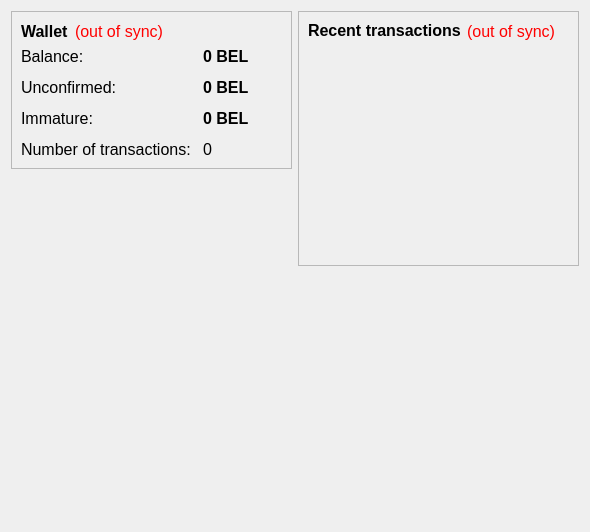
<?xml version="1.0" encoding="UTF-8"?>
<ui version="4.0">
 <class>OverviewPage</class>
 <widget class="QWidget" name="OverviewPage">
  <property name="geometry">
   <rect>
    <x>0</x>
    <y>0</y>
    <width>590</width>
    <height>532</height>
   </rect>
  </property>
  <property name="windowTitle">
   <string>Form</string>
  </property>
  <layout class="QHBoxLayout" name="horizontalLayout" stretch="1,1">
   <item>
    <layout class="QVBoxLayout" name="verticalLayout_2">
     <item>
      <widget class="QFrame" name="frame">
       <property name="font">
        <font>
         <pointsize>12</pointsize>
        </font>
       </property>
       <property name="frameShape">
        <enum>QFrame::StyledPanel</enum>
       </property>
       <property name="frameShadow">
        <enum>QFrame::Raised</enum>
       </property>
       <layout class="QVBoxLayout" name="verticalLayout_4">
        <item>
         <layout class="QHBoxLayout" name="horizontalLayout_4">
          <item>
           <widget class="QLabel" name="label_5">
            <property name="font">
             <font>
              <pointsize>12</pointsize>
              <weight>75</weight>
              <bold>true</bold>
             </font>
            </property>
            <property name="text">
             <string>Wallet</string>
            </property>
           </widget>
          </item>
          <item>
           <widget class="QLabel" name="labelWalletStatus">
            <property name="font">
             <font>
              <pointsize>12</pointsize>
             </font>
            </property>
            <property name="toolTip">
             <string>The displayed information may be out of date. Your wallet automatically synchronizes with the EduCoin network after a connection is established, but this process has not completed yet.</string>
            </property>
            <property name="styleSheet">
             <string notr="true">QLabel { color: red; }</string>
            </property>
            <property name="text">
             <string notr="true">(out of sync)</string>
            </property>
            <property name="alignment">
             <set>Qt::AlignLeading|Qt::AlignLeft|Qt::AlignVCenter</set>
            </property>
           </widget>
          </item>
          <item>
           <spacer name="horizontalSpacer_2">
            <property name="orientation">
             <enum>Qt::Horizontal</enum>
            </property>
            <property name="sizeHint" stdset="0">
             <size>
              <width>40</width>
              <height>20</height>
             </size>
            </property>
           </spacer>
          </item>
         </layout>
        </item>
        <item>
         <layout class="QFormLayout" name="formLayout_2">
          <property name="fieldGrowthPolicy">
           <enum>QFormLayout::AllNonFixedFieldsGrow</enum>
          </property>
          <property name="horizontalSpacing">
           <number>12</number>
          </property>
          <property name="verticalSpacing">
           <number>12</number>
          </property>
          <item row="0" column="0">
           <widget class="QLabel" name="label">
            <property name="font">
             <font>
              <pointsize>12</pointsize>
             </font>
            </property>
            <property name="text">
             <string>Balance:</string>
            </property>
           </widget>
          </item>
          <item row="0" column="1">
           <widget class="QLabel" name="labelBalance">
            <property name="font">
             <font>
              <pointsize>12</pointsize>
              <weight>75</weight>
              <bold>true</bold>
             </font>
            </property>
            <property name="cursor">
             <cursorShape>IBeamCursor</cursorShape>
            </property>
            <property name="toolTip">
             <string>Your current balance</string>
            </property>
            <property name="text">
             <string notr="true">0 BEL</string>
            </property>
            <property name="textInteractionFlags">
             <set>Qt::LinksAccessibleByMouse|Qt::TextSelectableByKeyboard|Qt::TextSelectableByMouse</set>
            </property>
           </widget>
          </item>
          <item row="1" column="0">
           <widget class="QLabel" name="label_3">
            <property name="font">
             <font>
              <pointsize>12</pointsize>
             </font>
            </property>
            <property name="text">
             <string>Unconfirmed:</string>
            </property>
           </widget>
          </item>
          <item row="1" column="1">
           <widget class="QLabel" name="labelUnconfirmed">
            <property name="font">
             <font>
              <pointsize>12</pointsize>
              <weight>75</weight>
              <bold>true</bold>
             </font>
            </property>
            <property name="cursor">
             <cursorShape>IBeamCursor</cursorShape>
            </property>
            <property name="toolTip">
             <string>Total of transactions that have yet to be confirmed, and do not yet count toward the current balance</string>
            </property>
            <property name="text">
             <string notr="true">0 BEL</string>
            </property>
            <property name="textInteractionFlags">
             <set>Qt::LinksAccessibleByMouse|Qt::TextSelectableByKeyboard|Qt::TextSelectableByMouse</set>
            </property>
           </widget>
          </item>
          <item row="3" column="0">
           <widget class="QLabel" name="label_2">
            <property name="font">
             <font>
              <pointsize>12</pointsize>
             </font>
            </property>
            <property name="text">
             <string>Number of transactions:</string>
            </property>
           </widget>
          </item>
          <item row="3" column="1">
           <widget class="QLabel" name="labelNumTransactions">
            <property name="font">
             <font>
              <pointsize>12</pointsize>
             </font>
            </property>
            <property name="toolTip">
             <string>Total number of transactions in wallet</string>
            </property>
            <property name="text">
             <string notr="true">0</string>
            </property>
           </widget>
          </item>
          <item row="2" column="0">
           <widget class="QLabel" name="labelImmatureText">
            <property name="font">
             <font>
              <pointsize>12</pointsize>
             </font>
            </property>
            <property name="text">
             <string>Immature:</string>
            </property>
           </widget>
          </item>
          <item row="2" column="1">
           <widget class="QLabel" name="labelImmature">
            <property name="font">
             <font>
              <pointsize>12</pointsize>
              <weight>75</weight>
              <bold>true</bold>
             </font>
            </property>
            <property name="toolTip">
             <string>Mined balance that has not yet matured</string>
            </property>
            <property name="text">
             <string notr="true">0 BEL</string>
            </property>
            <property name="textInteractionFlags">
             <set>Qt::LinksAccessibleByMouse|Qt::TextSelectableByKeyboard|Qt::TextSelectableByMouse</set>
            </property>
           </widget>
          </item>
         </layout>
        </item>
       </layout>
      </widget>
     </item>
     <item>
      <spacer name="verticalSpacer">
       <property name="orientation">
        <enum>Qt::Vertical</enum>
       </property>
       <property name="sizeHint" stdset="0">
        <size>
         <width>20</width>
         <height>40</height>
        </size>
       </property>
      </spacer>
     </item>
     <item>
      <widget class="QLabel" name="label_wallet_bgcoin">
       <property name="text">
        <string/>
       </property>
       <property name="pixmap">
        <pixmap resource="../bitcoin.qrc">:/images/wallet_bgcoin</pixmap>
       </property>
       <property name="scaledContents">
        <bool>false</bool>
       </property>
       <property name="alignment">
        <set>Qt::AlignCenter</set>
       </property>
       <property name="margin">
        <number>-2</number>
       </property>
      </widget>
     </item>
     <item>
      <widget class="QLabel" name="label_6">
       <property name="text">
        <string/>
       </property>
      </widget>
     </item>
    </layout>
   </item>
   <item>
    <layout class="QVBoxLayout" name="verticalLayout_3">
     <item>
      <widget class="QFrame" name="frame_2">
       <property name="font">
        <font>
         <pointsize>12</pointsize>
        </font>
       </property>
       <property name="frameShape">
        <enum>QFrame::StyledPanel</enum>
       </property>
       <property name="frameShadow">
        <enum>QFrame::Raised</enum>
       </property>
       <layout class="QVBoxLayout" name="verticalLayout">
        <item>
         <layout class="QHBoxLayout" name="horizontalLayout_2">
          <item>
           <widget class="QLabel" name="label_4">
            <property name="font">
             <font>
              <pointsize>12</pointsize>
             </font>
            </property>
            <property name="text">
             <string>&lt;b&gt;Recent transactions&lt;/b&gt;</string>
            </property>
           </widget>
          </item>
          <item>
           <widget class="QLabel" name="labelTransactionsStatus">
            <property name="font">
             <font>
              <pointsize>12</pointsize>
             </font>
            </property>
            <property name="toolTip">
             <string>The displayed information may be out of date. Your wallet automatically synchronizes with the EduCoin network after a connection is established, but this process has not completed yet.</string>
            </property>
            <property name="styleSheet">
             <string notr="true">QLabel { color: red; }</string>
            </property>
            <property name="text">
             <string notr="true">(out of sync)</string>
            </property>
            <property name="alignment">
             <set>Qt::AlignRight|Qt::AlignTrailing|Qt::AlignVCenter</set>
            </property>
           </widget>
          </item>
          <item>
           <spacer name="horizontalSpacer">
            <property name="orientation">
             <enum>Qt::Horizontal</enum>
            </property>
            <property name="sizeHint" stdset="0">
             <size>
              <width>40</width>
              <height>20</height>
             </size>
            </property>
           </spacer>
          </item>
         </layout>
        </item>
        <item>
         <widget class="QListView" name="listTransactions">
          <property name="styleSheet">
           <string notr="true">QListView { background: transparent; }</string>
          </property>
          <property name="frameShape">
           <enum>QFrame::NoFrame</enum>
          </property>
          <property name="verticalScrollBarPolicy">
           <enum>Qt::ScrollBarAlwaysOff</enum>
          </property>
          <property name="horizontalScrollBarPolicy">
           <enum>Qt::ScrollBarAlwaysOff</enum>
          </property>
          <property name="selectionMode">
           <enum>QAbstractItemView::NoSelection</enum>
          </property>
         </widget>
        </item>
       </layout>
      </widget>
     </item>
     <item>
      <spacer name="verticalSpacer_2">
       <property name="orientation">
        <enum>Qt::Vertical</enum>
       </property>
       <property name="sizeHint" stdset="0">
        <size>
         <width>20</width>
         <height>40</height>
        </size>
       </property>
      </spacer>
     </item>
    </layout>
   </item>
  </layout>
 </widget>
 <resources>
  <include location="../bitcoin.qrc"/>
 </resources>
 <connections/>
</ui>
